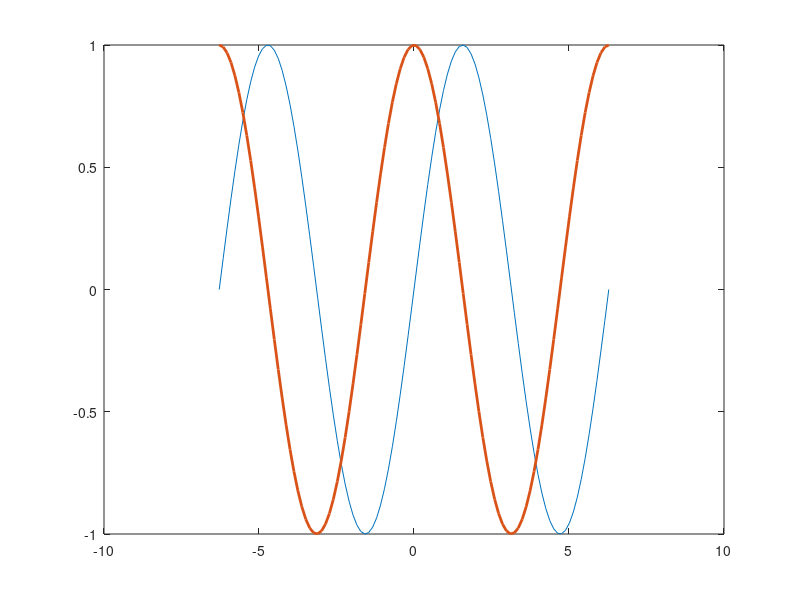

Write the MATLAB code that produced this figure. (Note: this script raises an error after producing the figure.)

%%
% Today's blog post is dedicated to everyone whose eyes aren't as young
% as they used to be.
%
% In last week's blog post on pursuit curves, I showed this figure:
%
% <<https://blogs.mathworks.com/steve/files/pursuit_curves_04.png>>
%
% If you ran my code exactly as I posted it, though, you probably
% wouldn't see exactly the same thing. You would see something like this
% instead:
%
% <<https://blogs.mathworks.com/steve/files/pursuit_curves_thin_04.png>>
%
% Do you see the difference? Exactly what you see will vary depending on
% your computer and your display resolution, but the original image from
% my blog post has thicker colored lines.
%
% That's because I don't use the default line thickness for my plots.
%
% Let me show you what I mean. Here's a basic example of |plot| from the
% MATLAB documentation:

x = linspace(-2*pi,2*pi);
y1 = sin(x);
y2 = cos(x);

figure
plot(x,y1,x,y2)

%%
% The plot above uses the default MATLAB line width of 0.5 points.
% Here's where I have to wave my hands a little. Because of the way the
% figure above was captured for display in your browser, the lines
% probably appear a little thicker than 0.5 points. On a high resolution
% display, however, the plotted lines are pretty close to 0.5 points
% thick.
%
% And, to my eyes, that's too thin to see the colors clearly.
%
% So, I like to plot thicker lines, roughly 1.5-2.0 points. You can do
% that in each call to |plot| by using the |LineWidth| parameter, like
% this:

plot(x,y1,x,y2,'LineWidth',2.0)

%%
% But then you have to remember to add the |LineWidth| parameter all
% the time. It turns out that there's a way to get MATLAB to draw all
% plotted lines thicker by default. Here it is:

set(groot,'defaultLineLineWidth',2.0)

%%
% This odd-looking line of code sets the default |LineWidth| property
% for |line| objects to 2.0. For a full explanation of the MATLAB system
% for setting default graphics object properties, see
% <https://www.mathworks.com/help/matlab/creating_plots/default-property-values.html 
% Default Property Values> in the MATLAB documentation.
%
% This default setting does not persist between MATLAB sessions, though.
% If you want to do this for each MATLAB session, put the call to |set|
% into a file called |startup.m| that is located in your _user path_
% folder. Run the |userpath| function to see where that is. Here's mine:

userpath

%%
% You can also use the |userpath| function to change your user path
% location, if you don't like the default location chosen by MATLAB.
% (That's what I did.)
%
% For more information, see the function reference pages for
% <https://www.mathworks.com/help/matlab/ref/startup.html |startup|> and
% <https://www.mathworks.com/help/matlab/ref/userpath.html |userpath|>.
%
% Do you like thicker plotted lines too? Or is it just me?

%%
% _Copyright 2019 The MathWorks, Inc._

%% 
P = [0 1 1+1i 1i];
clf
plotPursuitCurves(P)
axis([-0.1 1.1 -0.1 1.1])

